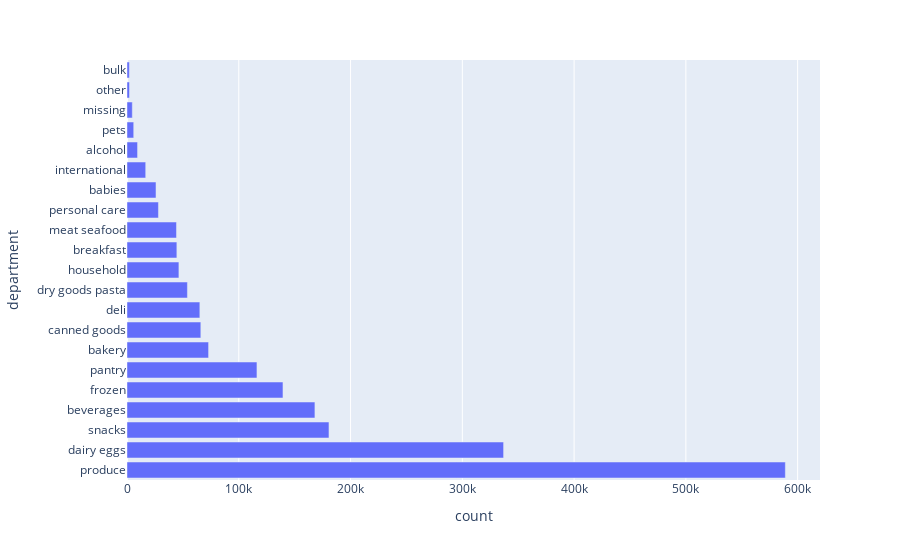

Source (notebook cell):
### Code cell
order_place_by_department = (
    data.groupby("department")["reordered"]
    .agg(["count"])
    .reset_index()
    .sort_values(by="count", ascending=False)
)
fig = ex.bar(order_place_by_department, y="department", x="count")
fig.show()

### Figure 1 — Plotly figure (JSON) as saved in the notebook; plotly's stock layout.template omitted (floating-point values rounded to 4 significant figures)
{"data": [{"alignmentgroup": "True", "hovertemplate": "count=%{x}<br>department=%{y}<extra></extra>", "legendgroup": "", "marker": {"color": "#636efa", "pattern": {"shape": ""}}, "name": "", "offsetgroup": "", "orientation": "h", "showlegend": false, "textposition": "auto", "type": "bar", "x": [588996, 336915, 180692, 168126, 139536, 116262, 72983, 66053, 65176, 54054, 46446, 44605, 44271, 28134, 25940, 16738, 9439, 6013, 4749, 2240, 2133], "xaxis": "x", "y": ["produce", "dairy eggs", "snacks", "beverages", "frozen", "pantry", "bakery", "canned goods", "deli", "dry goods pasta", "household", "breakfast", "meat seafood", "personal care", "babies", "international", "alcohol", "pets", "missing", "other", "bulk"], "yaxis": "y"}], "layout": {"barmode": "relative", "legend": {"tracegroupgap": 0}, "margin": {"t": 60}, "xaxis": {"anchor": "y", "domain": [0, 1], "title": {"text": "count"}}, "yaxis": {"anchor": "x", "domain": [0, 1], "title": {"text": "department"}}}}
